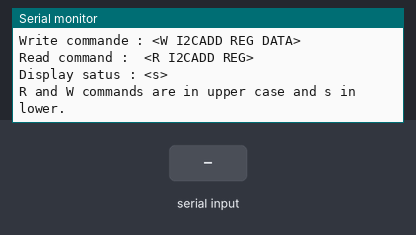
Recording of a sketch running on a simulated Arduino Uno, built with avr-gcc and run on an emulated ATmega328P. Parts: the last lines printed to the serial monitor. The test bench sets the inputs (shaded band).

Above: at 1.3 s.
1.4 s: "<W90>" received over Serial
At 2.6 s:
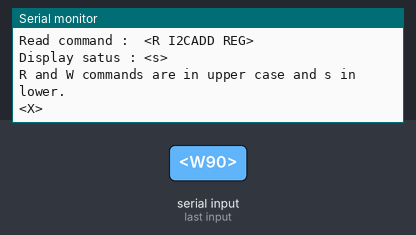
2.9 s: "<c90>" received over Serial
At 3.9 s:
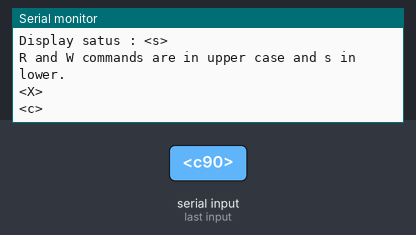
4.4 s: "<s90>" received over Serial
At 5.0 s:
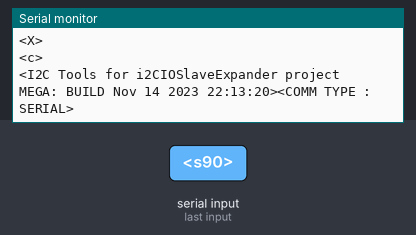

The sketch:

i2CMasterForTest.ino
```cpp
// (licence header left out)
#include <Wire.h>
#include "SerialCommand.h"

void setup(){
    Wire.begin();

    Serial.begin(9600);
    SerialCommand::init();
      Serial.print("<I2C Tools for i2CIOSlaveExpander project ");
    // Print Status to Serial Line regardless of COMM_TYPE setting
    // so use can open Serial Monitor and check configurtion
    Serial.print(ARDUINO_TYPE);
    Serial.print(": BUILD ");
    Serial.print(__DATE__);
    Serial.print(" ");
    Serial.print(__TIME__);
    Serial.print(">\n");

    String forDisplay = F("Available commands :\n");
    forDisplay += F("Write commande : <W I2CADD REG DATA>\n");
    forDisplay += F("Read command :  <R I2CADD REG>\n");
    forDisplay += F("Display satus : <s>\n");
    forDisplay += F("R and W commands are in upper case and s in lower.\n");
    INTERFACE.print( forDisplay);

}

void loop(){
    SerialCommand::process();
}
```

SerialCommand.cpp
```cpp
// (licence header left out)
// DCC++ BASE STATION COMMUNICATES VIA THE SERIAL PORT USING SINGLE-CHARACTER TEXT COMMANDS
// WITH OPTIONAL PARAMTERS, AND BRACKETED BY < AND > SYMBOLS.  SPACES BETWEEN PARAMETERS
// ARE REQUIRED.  SPACES ANYWHERE ELSE ARE IGNORED.  A SPACE BETWEEN THE SINGLE-CHARACTER
// COMMAND AND THE FIRST PARAMETER IS ALSO NOT REQUIRED.

// See SerialCommand::parse() below for defined text commands.

#include "SerialCommand.h"
#include <Wire.h>


extern int __heap_start, *__brkval;


///////////////////////////////////////////////////////////////////////////////

char SerialCommand::commandString[MAX_COMMAND_LENGTH+1];
// volatile RegisterList *SerialCommand::mRegs;
// volatile RegisterList *SerialCommand::pRegs;
// CurrentMonitor *SerialCommand::mMonitor;

///////////////////////////////////////////////////////////////////////////////


void SerialCommand::init(){

  sprintf(commandString,"");
} // SerialCommand:SerialCommand

///////////////////////////////////////////////////////////////////////////////

void SerialCommand::process(){
  char c;

  #if COMM_TYPE == 0

    while(INTERFACE.available()>0){    // while there is data on the serial line
        c=INTERFACE.read();
        if(c=='<')                    // start of new command
            sprintf(commandString,"");
        else if(c=='>')               // end of new command
           parse(commandString);
        else if(strlen(commandString)<MAX_COMMAND_LENGTH)
        // if comandString still has space, append character
        //just read from serial line
           sprintf(commandString,"%s%c",commandString,c);     // otherwise, character is ignored (but continue to look for '<' or '>')
    } // while

  #elif COMM_TYPE == 1

    EthernetClient client=INTERFACE.available();

    if(client){
      while(client.connected() && client.available()){        // while there is data on the network
      c=client.read();
      if(c=='<')                    // start of new command
        sprintf(commandString,"");
      else if(c=='>')               // end of new command
        parse(commandString);
      else if(strlen(commandString)<MAX_COMMAND_LENGTH)    // if comandString still has space, append character just read from network
        sprintf(commandString,"%s%c",commandString,c);     // otherwise, character is ignored (but continue to look for '<' or '>')
      } // while
    }

  #endif

} // SerialCommand:process

///////////////////////////////////////////////////////////////////////////////

void SerialCommand::parse(char *com){
    int address, reg, data;
    String forDisplay = "";
    switch(com[0]){
    case 'W':
        // trame.send();
		if (sscanf(com+1,"%X %X %X",&address, &reg, &data) != 3) {
            INTERFACE.println("<X>");
            return;
        }
        forDisplay = F("<W @0x");
        forDisplay += String(address, HEX);
        forDisplay += " reg : 0x" + String(reg, HEX);
        forDisplay += " data : 0x" + String(data, HEX) + ">\n";
		INTERFACE.print( forDisplay );
		Wire.beginTransmission(address); // transmit to device #8
		// Wire.write("x is ");        // sends five bytes
        Wire.write(reg);
		Wire.write(data);              // sends one byte
		Wire.endTransmission();    // stop transmitting

        break;
    case 'R':   //!< R commande for reading
        // trame.continusSwitch = ON;
        if ( sscanf(com+1,"%X %X",&address, &reg) != 2){
            INTERFACE.println("<X>");
            return;
        }
        Wire.beginTransmission(address);
        Wire.write(reg);
        Wire.endTransmission();
        Wire.requestFrom(address, 1);
        data = 255;
        while (Wire.available()) data = Wire.read();
        forDisplay += "<R @0x" + String(address, HEX);
        forDisplay += " REG : 0x" + String(reg, HEX);
        forDisplay += " Data : 0x" + String(data, HEX);
        forDisplay += ">\n";
		INTERFACE.print( forDisplay );
        break;
    case 'c':
        // trame.continusSwitch = OFF;
        INTERFACE.print("<c>\n");
        break;
    case 's':      // <s>
/*
 *    returns status messages containing track power status, throttle status, turn-out status, and a version number
 *    NOTE: this is very useful as a first command for an interface to send to this sketch in order to verify connectivity and update any GUI to reflect actual throttle and turn-out settings
 *
 *    returns: series of status messages that can be read by an interface to determine status of DCC++ Base Station and important settings
 */
      INTERFACE.print("<I2C Tools for i2CIOSlaveExpander project ");
      INTERFACE.print(ARDUINO_TYPE);
      INTERFACE.print(": BUILD ");
      INTERFACE.print(__DATE__);
      INTERFACE.print(" ");
      INTERFACE.print(__TIME__);
      INTERFACE.print(">");

      INTERFACE.print("<COMM TYPE : ");
      // INTERFACE.print(COMM_TYPE);
      // INTERFACE.print(": ");

      #if COMM_TYPE == 0
        INTERFACE.print("SERIAL>\n");
      #elif COMM_TYPE == 1
        INTERFACE.print(Ethernet.localIP());
        INTERFACE.print(">\n");
      #endif

      break;


/***** PRINT CARRIAGE RETURN IN SERIAL MONITOR WINDOW  ****/

    case ' ':     // < >
      INTERFACE.println("");
      break;


  } // switch
}; // SerialCommand::parse

///////////////////////////////////////////////////////////////////////////////
```

SerialCommand.h
```cpp
// (licence header left out)
#ifndef SerialCommand_h
#define SerialCommand_h
#define INTERFACE Serial
#define ARDUINO_TYPE    "MEGA"

// #include "PacketRegister.h"
// #include "CurrentMonitor.h"


//VoLAB add - 2018:07
#include <Arduino.h>
// #include "Config.h"

#define  MAX_COMMAND_LENGTH         30

struct SerialCommand{
  static char commandString[MAX_COMMAND_LENGTH+1];
  //static volatile RegisterList *mRegs, *pRegs;
  //static CurrentMonitor *mMonitor;
  // static void init(volatile RegisterList *, volatile RegisterList *, CurrentMonitor *);
  static void init();
  static void parse(char *);
  static void process();
}; // SerialCommand

#endif
```

Measured:
- after the input at 1.4 s, the serial monitor: prints a new line at once (image 1)
- after the input at 2.9 s, the serial monitor: prints a new line at once (image 2)
- after the input at 4.4 s, the serial monitor: prints a new line at once (image 3)
